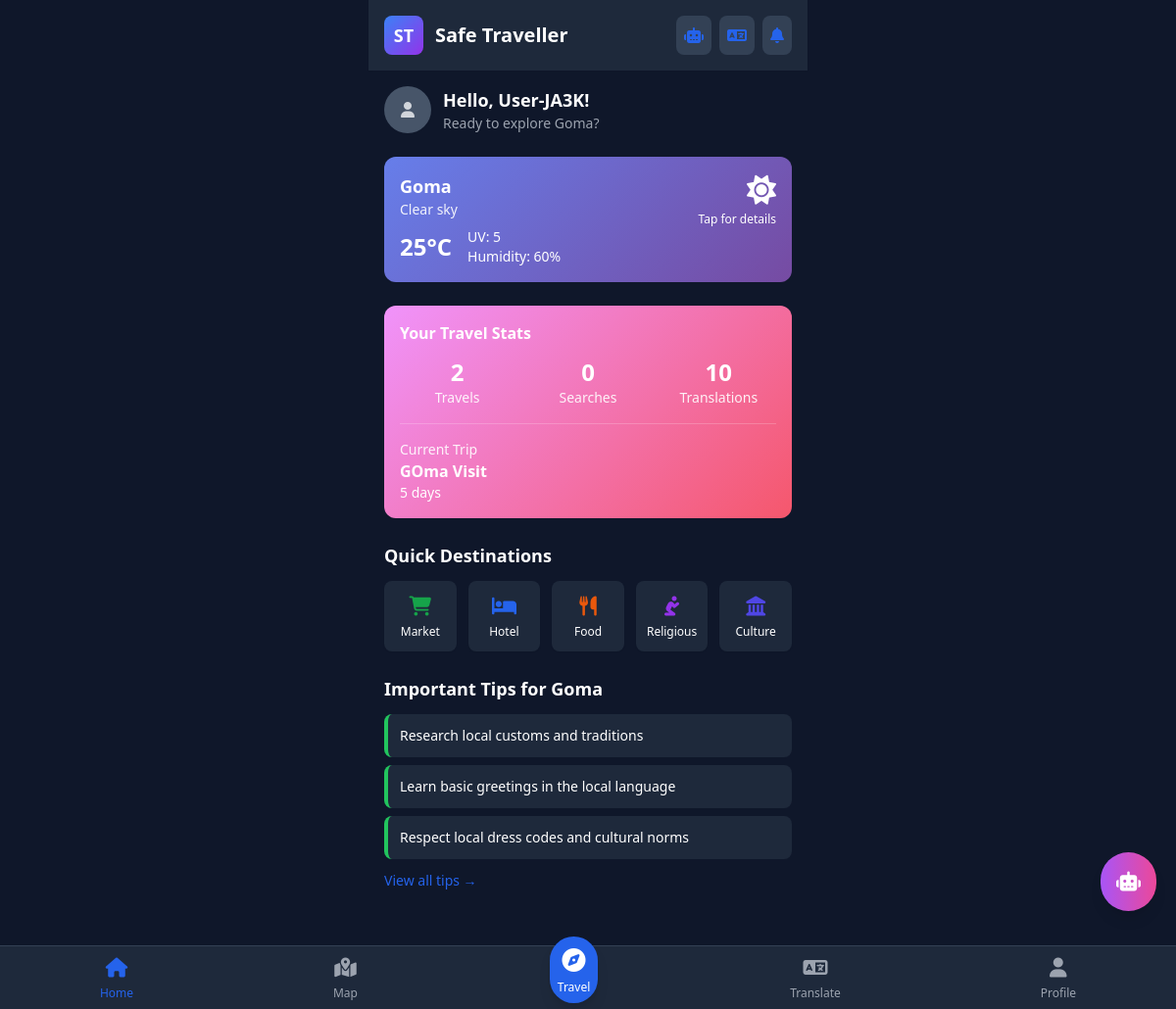
Screenshot of / (signed in) with the database file from the repository.
### users/models.py (models this page shows, shortened)
class CustomUser(AbstractUser):
    photo = models.ImageField(upload_to="profiles/", null=True, blank=True)
    nationality = models.CharField(max_length=100, blank=True)
    city = models.CharField(max_length=100, blank=True)
    mother_tongue = models.CharField(max_length=50, default='en')
    learning_language = models.CharField(max_length=50, blank=True)
    religion = models.CharField(max_length=50, blank=True)
    caution_level = models.CharField(max_length=10, choices=[
        ('low', 'Low'), ('medium', 'Medium'), ('high', 'High')
    ], default='medium')
    theme = models.CharField(max_length=10, choices=[
        ('light', 'Light'), ('dark', 'Dark')
    ], default='dark')
    language_ui = models.CharField(max_length=10, default='en')
    is_synced = models.BooleanField(default=False)

### travels/models.py (models this page shows, shortened)
class Travel(models.Model):
    TRAVEL_TYPES = [
        ('business', 'Business'),
        ('scientific', 'Scientific'),
        ('vacation', 'Vacation'),
        ('pilgrimage', 'Pilgrimage'),
    ]
    user = models.ForeignKey(User, on_delete=models.CASCADE)
    name = models.CharField(max_length=100)
    country = models.CharField(max_length=100)
    city = models.CharField(max_length=100)
    travel_type = models.CharField(max_length=20, choices=TRAVEL_TYPES)
    start_date = models.DateField(default=timezone.now)
    residence = models.CharField(max_length=200, blank=True)
    objectives = models.TextField(blank=True)
    is_active = models.BooleanField(default=False)
    advice_data = models.JSONField(null=True, blank=True)
    is_synced = models.BooleanField(default=False)
    created_at = models.DateTimeField(auto_now_add=True)
    updated_at = models.DateTimeField(auto_now=True)
    class Meta:
        ordering = ['-created_at']
    def days_elapsed(self):
        return (timezone.now().date() - self.start_date).days

### home/views.py (the view)
# urls.py: path('', views.home_view, name='home'),
def home_view(request):
    if request.user.is_authenticated:
        return authenticated_home(request)
    else:
        return render(request, 'home/home_guest.html')

### travels/services/weather_service.py (called while the page is built, shortened)
def get_weather_data(city, country):
    if not settings.OPENWEATHER_API_KEY:
        return {
            'temperature': 25,
            'humidity': 60,
            'description': 'Clear sky',
            'uv_index': 5,
            'advice': 'Weather data not available'
        }

### templates/home/home.html (shortened to what this page needs)
{% extends 'base.html' %}
{% block content %}
<div class="max-w-md mx-auto">
    <header class="bg-white dark:bg-slate-800 p-4 shadow-sm theme-transition">
        <div class="flex justify-between items-center">
            <div class="flex items-center space-x-3">
                <div class="w-10 h-10 bg-gradient-to-br from-blue-500 to-purple-600 rounded-lg flex items-center justify-center">
                    <span class="text-white font-bold text-lg">ST</span>
                </div>
                <h1 class="text-xl font-bold">Safe Traveller</h1>
            </div>
            <div class="flex items-center space-x-2">
                <button onclick="window.location.href='{% url 'text_chat' %}'" class="p-2 rounded-lg bg-gray-100 dark:bg-slate-700 hover:bg-gray-200 dark:hover:bg-slate-600">
                    <i class="fas fa-robot text-primary-600"></i>
                </button>
                <button onclick="window.location.href='{% url 'translate' %}'" class="p-2 rounded-lg bg-gray-100 dark:bg-slate-700 hover:bg-gray-200 dark:hover:bg-slate-600">
                    <i class="fas fa-language text-primary-600"></i>
                </button>
                <button class="p-2 rounded-lg bg-gray-100 dark:bg-slate-700 hover:bg-gray-200 dark:hover:bg-slate-600">
                    <i class="fas fa-bell text-primary-600"></i>
                </button>
            </div>
        </div>
    </header>
    <div class="p-4">
        <div class="flex items-center space-x-3 mb-6">
            {% if user.photo %}
                <img src="{{ user.photo.url }}" alt="Profile" class="w-12 h-12 rounded-full object-cover">
            {% else %}
                <div class="w-12 h-12 bg-gray-300 dark:bg-slate-600 rounded-full flex items-center justify-center">
                    <i class="fas fa-user text-gray-600 dark:text-gray-300"></i>
                </div>
            {% endif %}
            <div>
                <h2 class="text-lg font-semibold">Hello, {{ user.first_name|default:user.username }}!</h2>
                <p class="text-sm text-gray-600 dark:text-gray-400">
                    {% if active_travel %}
                        Ready to explore {{ active_travel.city }}?
                    {% else %}
                        Ready for your next adventure?
                    {% endif %}
                </p>
            </div>
        </div>
        {% if weather_data %}
        <div class="weather-card p-4 rounded-xl text-white mb-6" onclick="showWeatherDetails()">
            <div class="flex justify-between items-start">
                <div>
                    <h3 class="font-semibold text-lg">{{ active_travel.city }}</h3>
                    <p class="text-sm opacity-90">{{ weather_data.description }}</p>
                    <div class="flex items-center space-x-4 mt-2">
                        <span class="text-2xl font-bold">{{ weather_data.temperature|floatformat:0 }}°C</span>
                        <div class="text-sm">
                            <p>UV: {{ weather_data.uv_index|floatformat:0 }}</p>
                            <p>Humidity: {{ weather_data.humidity|floatformat:0 }}%</p>
                        </div>
                    </div>
                </div>
                <div class="text-right">
                    <i class="fas fa-sun text-3xl"></i>
                    <p class="text-xs mt-1">Tap for details</p>
                </div>
            </div>
        </div>
        {% endif %}
        <div class="stats-card p-4 rounded-xl text-white mb-6">
            <h3 class="font-semibold mb-3">Your Travel Stats</h3>
            <div class="grid grid-cols-3 gap-4 text-center">
                <div>
                    <p class="text-2xl font-bold">{{ total_travels }}</p>
                    <p class="text-sm opacity-90">Travels</p>
                </div>
                <div>
                    <p class="text-2xl font-bold">{{ total_searches }}</p>
                    <p class="text-sm opacity-90">Searches</p>
                </div>
                <div>
                    <p class="text-2xl font-bold">{{ total_translations }}</p>
                    <p class="text-sm opacity-90">Translations</p>
                </div>
            </div>
            {% if active_travel %}
            <div class="mt-4 pt-4 border-t border-white/20">
                <p class="text-sm opacity-90">Current Trip</p>
                <p class="font-semibold">{{ active_travel.name }}</p>
                <p class="text-sm">{{ active_travel.days_elapsed }} days</p>
            </div>
            {% endif %}
        </div>
        <div class="mb-6">
            <h3 class="font-semibold text-lg mb-3">Quick Destinations</h3>
            <div class="grid grid-cols-5 gap-3">
                <button onclick="findDestinations('market')" class="flex flex-col items-center p-3 bg-white dark:bg-slate-800 rounded-lg shadow-sm hover:shadow-md transition-shadow">
                    <i class="fas fa-shopping-cart text-green-600 text-xl mb-1"></i>
                    <span class="text-xs">Market</span>
                </button>
                <button onclick="findDestinations('hotel')" class="flex flex-col items-center p-3 bg-white dark:bg-slate-800 rounded-lg shadow-sm hover:shadow-md transition-shadow">
                    <i class="fas fa-bed text-blue-600 text-xl mb-1"></i>
                    <span class="text-xs">Hotel</span>
                </button>
                <button onclick="findDestinations('restaurant')" class="flex flex-col items-center p-3 bg-white dark:bg-slate-800 rounded-lg shadow-sm hover:shadow-md transition-shadow">
                    <i class="fas fa-utensils text-orange-600 text-xl mb-1"></i>
                    <span class="text-xs">Food</span>
                </button>
                <button onclick="findDestinations('religious')" class="flex flex-col items-center p-3 bg-white dark:bg-slate-800 rounded-lg shadow-sm hover:shadow-md transition-shadow">
                    <i class="fas fa-pray text-purple-600 text-xl mb-1"></i>
                    <span class="text-xs">Religious</span>
                </button>
                <button onclick="findDestinations('cultural')" class="flex flex-col items-center p-3 bg-white dark:bg-slate-800 rounded-lg shadow-sm hover:shadow-md transition-shadow">
                    <i class="fas fa-landmark text-indigo-600 text-xl mb-1"></i>
                    <span class="text-xs">Culture</span>
                </button>
            </div>
        </div>
        {% if quick_advice %}
        <div class="mb-6">
            <h3 class="font-semibold text-lg mb-3">Important Tips for {{ active_travel.city }}</h3>
            <div class="space-y-2">
                {% for tip in quick_advice %}
                <div class="bg-white dark:bg-slate-800 p-3 rounded-lg border-l-4 border-green-500">
                    <p class="text-sm">{{ tip }}</p>
                </div>
                {% endfor %}
            </div>
            <button onclick="window.location.href='{% url 'travel_detail' active_travel.id %}'" class="mt-3 text-primary-600 text-sm font-medium">
                View all tips →
            </button>
        </div>
        {% endif %}
    </div>
</div>
{% endblock %}

### templates/base.html (style rules this page uses)
.theme-transition { transition: background-color 0.3s ease, color 0.3s ease; }
.weather-card { background: linear-gradient(135deg, #667eea 0%, #764ba2 100%); }
.stats-card { background: linear-gradient(135deg, #f093fb 0%, #f5576c 100%); }

### rows the page displays
CustomUser: first_name "User-JA3K"
Travel: city "Goma", name "GOma Visit", days_elapsed "5"

### other values shown
{{ weather_data.description }} "Clear sky"
{{ weather_data.temperature|floatformat:0 }} "25"
{{ weather_data.uv_index|floatformat:0 }} "5"
{{ weather_data.humidity|floatformat:0 }} "60"
{{ total_travels }} "2"
{{ total_searches }} "0"
{{ total_translations }} "10"
{{ tip }} "Research local customs and traditions" "Learn basic greetings in the local language" "Respect local dress codes and cultural norms"
